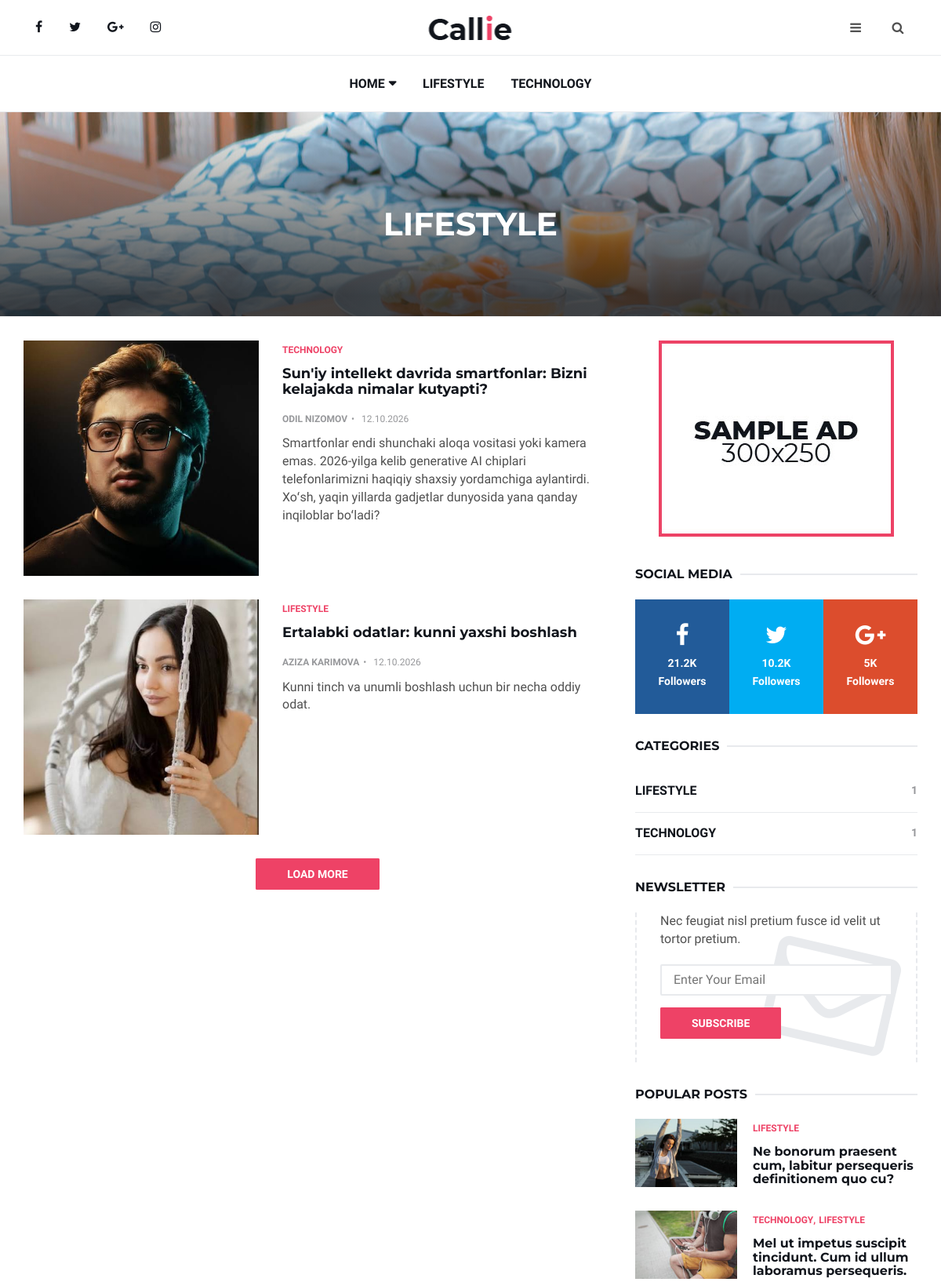
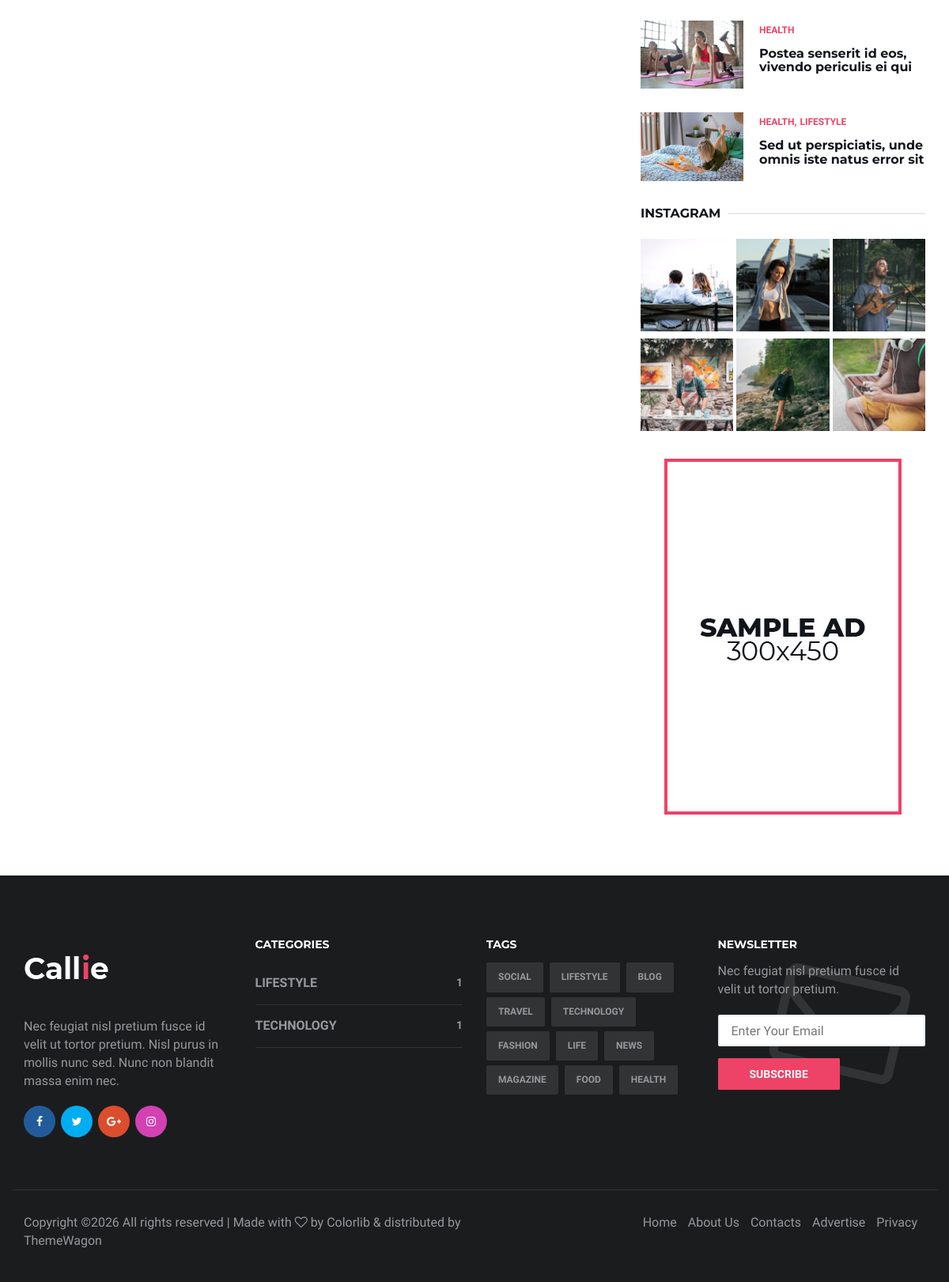
The page /category/ on the database its author committed (2 pictures, top to bottom).
### main/models.py (models this page shows, shortened)
class Category(models.Model):
    name = models.CharField("Nomi", max_length=100)
    slug = models.SlugField(unique=True)
    class Meta:
        verbose_name = "Kategoriya"
        verbose_name_plural = "Kategoriyalar"

class Post(models.Model):
    title = models.CharField("Sarlavha", max_length=200)
    slug = models.SlugField(unique=True)
    category = models.ForeignKey(
        Category, on_delete=models.CASCADE, related_name="posts"
    )
    author = models.ForeignKey(
        Author, on_delete=models.CASCADE, related_name="posts"
    )
    image = models.ImageField("Rasm", upload_to="posts/", blank=True)
    summary = models.TextField("Qisqacha mazmun", blank=True)
    content = models.TextField("Matn")
    created_at = models.DateTimeField("Sana", auto_now_add=True)
    class Meta:
        ordering = ["-created_at"]
        verbose_name = "Post"
        verbose_name_plural = "Postlar"

class Author(models.Model):
    name = models.CharField("Ismi", max_length=100)
    bio = models.TextField("Haqida", blank=True)
    avatar = models.ImageField("Rasm", upload_to="avatars/", blank=True)
    class Meta:
        verbose_name = "Muallif"
        verbose_name_plural = "Mualliflar"

### main/views.py (the view)
# urls.py: path("category/", views.category, name="category"),
def category(request, pk=None):
    posts = Post.objects.all()
    if pk:
        cat = get_object_or_404(Category, pk=pk)
        posts = posts.filter(category=cat)
    return render(request, "category.html", {"posts": posts})

### main/context_processors.py (called while the page is built)
def nav_categories(request):
    return {"nav_categories": Category.objects.all()}

### templates/category.html (shortened to what this page needs)
{% load static %}
<!DOCTYPE html>
<html lang="en">
<head>
	<link type="text/css" rel="stylesheet" href="{% static 'css/bootstrap.min.css' %}" />
	<link rel="stylesheet" href="{% static 'css/font-awesome.min.css' %}">
	<link type="text/css" rel="stylesheet" href="{% static 'css/style.css' %}" />
</head>
<body>
	<header id="header">
		<div id="nav">
			<div id="nav-top">
				<div class="container">
					<ul class="nav-social">
						<li><a href="#"><i class="fa fa-facebook"></i></a></li>
						<li><a href="#"><i class="fa fa-twitter"></i></a></li>
						<li><a href="#"><i class="fa fa-google-plus"></i></a></li>
						<li><a href="#"><i class="fa fa-instagram"></i></a></li>
					</ul>
					<div class="nav-logo">
						<a href="{% url 'index_2' %}" class="logo"><img src="{% static 'img/logo.png' %}" alt=""></a>
					</div>
					<div class="nav-btns">
						<button class="aside-btn"><i class="fa fa-bars"></i></button>
						<button class="search-btn"><i class="fa fa-search"></i></button>
					</div>
				</div>
			</div>
			<div id="nav-bottom">
				<div class="container">
					<ul class="nav-menu">
						<li class="has-dropdown">
							<a href="{% url 'index_2' %}">Home</a>
						</li>
						{% for cat in nav_categories %}
						<li><a href="{% url 'category_detail' cat.pk %}">{{ cat.name }}</a></li>
						{% endfor %}
					</ul>
				</div>
			</div>
		</div>
		<div class="page-header">
			<div class="page-header-bg" style="background-image: url('{% static 'img/header-2.jpg' %}');" data-stellar-background-ratio="0.5"></div>
			<div class="container">
				<div class="row">
					<div class="col-md-offset-1 col-md-10 text-center">
						<h1 class="text-uppercase">Lifestyle</h1>
					</div>
				</div>
			</div>
		</div>
	</header>
	<div class="section">
		<div class="container">
			<div class="row">
				<div class="col-md-8">
					{% for post in posts %}
					<div class="post post-row">
						<a class="post-img" href="{% url 'post_detail' post.slug %}">{% if post.image %}<img src="{{ post.image.url }}" alt="">{% else %}<img src="{% static 'img/post-5.jpg' %}" alt="">{% endif %}</a>
						<div class="post-body">
							<div class="post-category"><a href="{% url 'category_detail' post.category.pk %}">{{ post.category.name }}</a></div>
							<h3 class="post-title"><a href="{% url 'post_detail' post.slug %}">{{ post.title }}</a></h3>
							<ul class="post-meta">
								<li><a href="{% url 'author_detail' post.author.pk %}">{{ post.author.name }}</a></li>
								<li>{{ post.created_at|date:"d.m.Y" }}</li>
							</ul>
							<p>{{ post.summary }}</p>
						</div>
					</div>
					{% empty %}
					<p>Hozircha postlar yo'q.</p>
					{% endfor %}
					<div class="section-row loadmore text-center">
						<a href="#" class="primary-button">Load More</a>
					</div>
				</div>
				<div class="col-md-4">
					<div class="aside-widget text-center">
						<a href="#" style="display: inline-block;margin: auto;">
							<img class="img-responsive" src="{% static 'img/ad-3.jpg' %}" alt="">
						</a>
					</div>
					<div class="aside-widget">
						<div class="section-title">
							<h2 class="title">Social Media</h2>
						</div>
						<div class="social-widget">
							<ul>
								<li>
									<a href="#" class="social-facebook">
										<i class="fa fa-facebook"></i>
										<span>21.2K<br>Followers</span>
									</a>
								</li>
								<li>
									<a href="#" class="social-twitter">
										<i class="fa fa-twitter"></i>
										<span>10.2K<br>Followers</span>
									</a>
								</li>
								<li>
									<a href="#" class="social-google-plus">
										<i class="fa fa-google-plus"></i>
										<span>5K<br>Followers</span>
									</a>
								</li>
							</ul>
						</div>
					</div>
					<div class="aside-widget">
						<div class="section-title">
							<h2 class="title">Categories</h2>
						</div>
						<div class="category-widget">
							<ul>
								{% for cat in nav_categories %}
								<li><a href="{% url 'category_detail' cat.pk %}">{{ cat.name }} <span>{{ cat.posts.count }}</span></a></li>
								{% endfor %}
							</ul>
						</div>
					</div>
					<div class="aside-widget">
						<div class="section-title">
							<h2 class="title">Newsletter</h2>
						</div>
						<div class="newsletter-widget">
							<form>
								<p>Nec feugiat nisl pretium fusce id velit ut tortor pretium.</p>
								<input class="input" name="newsletter" placeholder="Enter Your Email">
								<button class="primary-button">Subscribe</button>
							</form>
						</div>
					</div>
					<div class="aside-widget">
						<div class="section-title">
							<h2 class="title">Popular Posts</h2>
						</div>
						<div class="post post-widget">
							<a class="post-img" href="{% url 'blog_post' %}"><img src="{% static 'img/widget-3.jpg' %}" alt=""></a>
							<div class="post-body">
								<div class="post-category">
									<a href="{% url 'category' %}">Lifestyle</a>
								</div>
								<h3 class="post-title"><a href="{% url 'blog_post' %}">Ne bonorum praesent cum, labitur persequeris definitionem quo cu?</a></h3>
							</div>
						</div>
						<div class="post post-widget">
							<a class="post-img" href="{% url 'blog_post' %}"><img src="{% static 'img/widget-2.jpg' %}" alt=""></a>
							<div class="post-body">
								<div class="post-category">
									<a href="{% url 'category' %}">Technology</a>
									<a href="{% url 'category' %}">Lifestyle</a>
								</div>
								<h3 class="post-title"><a href="{% url 'blog_post' %}">Mel ut impetus suscipit tincidunt. Cum id ullum laboramus persequeris.</a></h3>
							</div>
						</div>
						<div class="post post-widget">
							<a class="post-img" href="{% url 'blog_post' %}"><img src="{% static 'img/widget-4.jpg' %}" alt=""></a>
							<div class="post-body">
								<div class="post-category">
									<a href="{% url 'category' %}">Health</a>
								</div>
								<h3 class="post-title"><a href="{% url 'blog_post' %}">Postea senserit id eos, vivendo periculis ei qui</a></h3>
							</div>
						</div>
						<div class="post post-widget">
							<a class="post-img" href="{% url 'blog_post' %}"><img src="{% static 'img/widget-5.jpg' %}" alt=""></a>
							<div class="post-body">
								<div class="post-category">
									<a href="{% url 'category' %}">Health</a>
									<a href="{% url 'category' %}">Lifestyle</a>
								</div>
								<h3 class="post-title"><a href="{% url 'blog_post' %}">Sed ut perspiciatis, unde omnis iste natus error sit</a></h3>
							</div>
						</div>
					</div>
					<div class="aside-widget">
						<div class="section-title">
							<h2 class="title">Instagram</h2>
						</div>
						<div class="galery-widget">
							<ul>
								<li><a href="#"><img src="{% static 'img/galery-1.jpg' %}" alt=""></a></li>
								<li><a href="#"><img src="{% static 'img/galery-2.jpg' %}" alt=""></a></li>
								<li><a href="#"><img src="{% static 'img/galery-3.jpg' %}" alt=""></a></li>
								<li><a href="#"><img src="{% static 'img/galery-4.jpg' %}" alt=""></a></li>
								<li><a href="#"><img src="{% static 'img/galery-5.jpg' %}" alt=""></a></li>
								<li><a href="#"><img src="{% static 'img/galery-6.jpg' %}" alt=""></a></li>
							</ul>
						</div>
					</div>
					<div class="aside-widget text-center">
						<a href="#" style="display: inline-block;margin: auto;">
							<img class="img-responsive" src="{% static 'img/ad-1.jpg' %}" alt="">
						</a>
					</div>
				</div>
			</div>
		</div>
	</div>
	<footer id="footer">
		<div class="container">
			<div class="row">
				<div class="col-md-3">
					<div class="footer-widget">
						<div class="footer-logo">
							<a href="{% url 'index_2' %}" class="logo"><img src="{% static 'img/logo-alt.png' %}" alt=""></a>
						</div>
						<p>Nec feugiat nisl pretium fusce id velit ut tortor pretium. Nisl purus in mollis nunc sed. Nunc non blandit massa enim nec.</p>
						<ul class="contact-social">
							<li><a href="#" class="social-facebook"><i class="fa fa-facebook"></i></a></li>
							<li><a href="#" class="social-twitter"><i class="fa fa-twitter"></i></a></li>
							<li><a href="#" class="social-google-plus"><i class="fa fa-google-plus"></i></a></li>
							<li><a href="#" class="social-instagram"><i class="fa fa-instagram"></i></a></li>
						</ul>
					</div>
				</div>
				<div class="col-md-3">
					<div class="footer-widget">
						<h3 class="footer-title">Categories</h3>
						<div class="category-widget">
							<ul>
								{% for cat in nav_categories %}
								<li><a href="{% url 'category_detail' cat.pk %}">{{ cat.name }} <span>{{ cat.posts.count }}</span></a></li>
								{% endfor %}
							</ul>
						</div>
					</div>
				</div>
				<div class="col-md-3">
					<div class="footer-widget">
						<h3 class="footer-title">Tags</h3>
						<div class="tags-widget">
							<ul>
								<li><a href="#">Social</a></li>
								<li><a href="#">Lifestyle</a></li>
								<li><a href="#">Blog</a></li>
								<li><a href="#">Travel</a></li>
								<li><a href="#">Technology</a></li>
								<li><a href="#">Fashion</a></li>
								<li><a href="#">Life</a></li>
								<li><a href="#">News</a></li>
								<li><a href="#">Magazine</a></li>
								<li><a href="#">Food</a></li>
								<li><a href="#">Health</a></li>
							</ul>
						</div>
					</div>
				</div>
				<div class="col-md-3">
					<div class="footer-widget">
						<h3 class="footer-title">Newsletter</h3>
						<div class="newsletter-widget">
							<form>
								<p>Nec feugiat nisl pretium fusce id velit ut tortor pretium.</p>
								<input class="input" name="newsletter" placeholder="Enter Your Email">
								<button class="primary-button">Subscribe</button>
							</form>
						</div>
					</div>
				</div>
			</div>
			<div class="footer-bottom row">
				<div class="col-md-6 col-md-push-6">
					<ul class="footer-nav">
						<li><a href="{% url 'index_2' %}">Home</a></li>
						<li><a href="{% url 'about' %}">About Us</a></li>
						<li><a href="{% url 'contact' %}">Contacts</a></li>
						<li><a href="#">Advertise</a></li>
						<li><a href="#">Privacy</a></li>
					</ul>
				</div>
				<div class="col-md-6 col-md-pull-6">
					<div class="footer-copyright">
Copyright &copy;<script>document.write(new Date().getFullYear());</script> All rights reserved | Made with <i class="fa fa-heart-o" aria-hidden="true"></i> by <a href="https://colorlib.com/" target="_blank">Colorlib</a> &amp; distributed by <a href="https://themewagon.com/" target="_blank">ThemeWagon</a>
					</div>
				</div>
			</div>
		</div>
	</footer>
</body>
</html>

### rows shown on the page
Category: name "LIFESTYLE", posts.count "1"
Category: name "TECHNOLOGY", posts.count "1"
Post: image (picture), category.name "TECHNOLOGY", title "Sun'iy intellekt davrida smartfonlar: Bizni kelajakda nimalar kutyapti?", author.name "ODIL NIZOMOV", created_at "12.10.2026", summary "Smartfonlar endi shunchaki aloqa vositasi yoki kamera emas. 2026-yilga kelib generative AI chiplari telefonlarimizni haqiqiy shaxsiy yordamchiga aylantirdi. Xoʻsh, yaqin yillarda gadjetlar dunyosida yana qanday inqiloblar boʻladi?"
Post: image (picture), category.name "LIFESTYLE", title "Ertalabki odatlar: kunni yaxshi boshlash", author.name "AZIZA KARIMOVA", created_at "12.10.2026", summary "Kunni tinch va unumli boshlash uchun bir necha oddiy odat."
